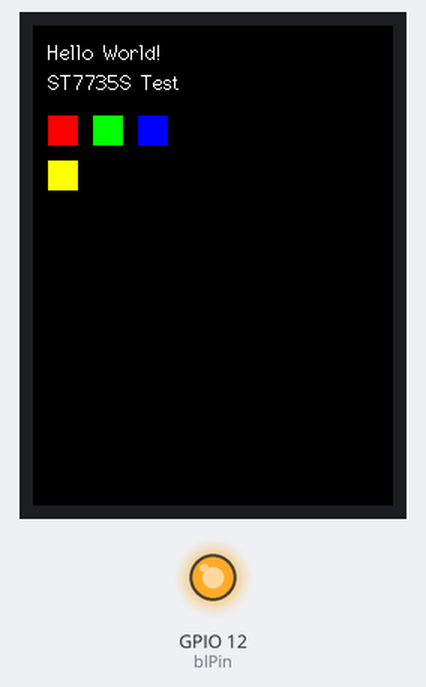
Bench run of a sketch on a simulated ESP32. On the bench: 240×320 colour display, output pins drawn as LEDs (lit = HIGH). What the sketch prints to the serial monitor is not drawn.

Above: at 0.3 s.
At 1.3 s:
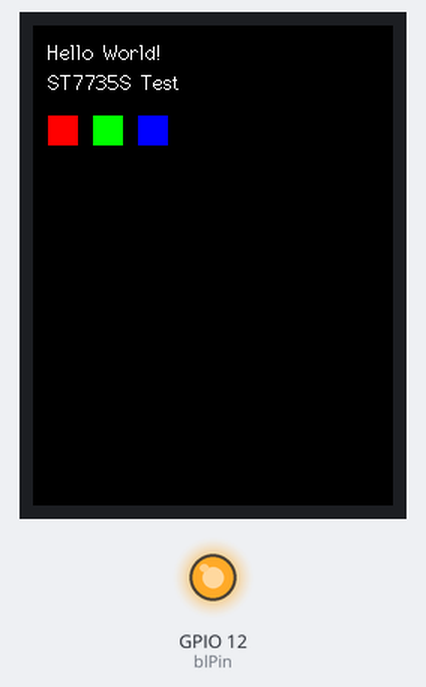

Measured:
- what the display in image 1 shows lasts 1.0 s, from 1.2 s to 2.2 s

The sketch:

test_display.ino
```cpp
#include <Arduino.h>
#include <SPI.h>
#include <TFT_eSPI.h>

// This is a minimal test sketch to verify the ST7735S display.
// If the screen is still white, your POCKETOS/User_Setup.h mentions trying INITR_GREENTAB2 instead of INITR_144GREENTAB.

TFT_eSPI tft = TFT_eSPI();

void setup(void) {
  Serial.begin(115200);
  Serial.println("ST7735S TFT Test Booting...");

  // Force backlight ON (if it's connected to pin 12 as per your User_Setup.h)
  int blPin = 12;
  pinMode(blPin, OUTPUT);
  digitalWrite(blPin, HIGH);

  // Initialize the TFT display
  tft.init();
  tft.setRotation(0);

  // Fill screen with black to clear the white
  tft.fillScreen(TFT_BLACK);

  // Draw some test text
  tft.setTextColor(TFT_WHITE, TFT_BLACK);
  tft.drawString("Hello World!", 10, 10, 2);
  tft.drawString("ST7735S Test", 10, 30, 2);

  // Draw some basic colors
  tft.fillRect(10, 60, 20, 20, TFT_RED);
  tft.fillRect(40, 60, 20, 20, TFT_GREEN);
  tft.fillRect(70, 60, 20, 20, TFT_BLUE);

  Serial.println("Setup done. Screen should show colors now.");
}

void loop() {
  // Blink a small rectangle to show it's alive
  tft.fillRect(10, 90, 20, 20, TFT_YELLOW);
  delay(1000);
  tft.fillRect(10, 90, 20, 20, TFT_BLACK);
  delay(1000);
}
```
